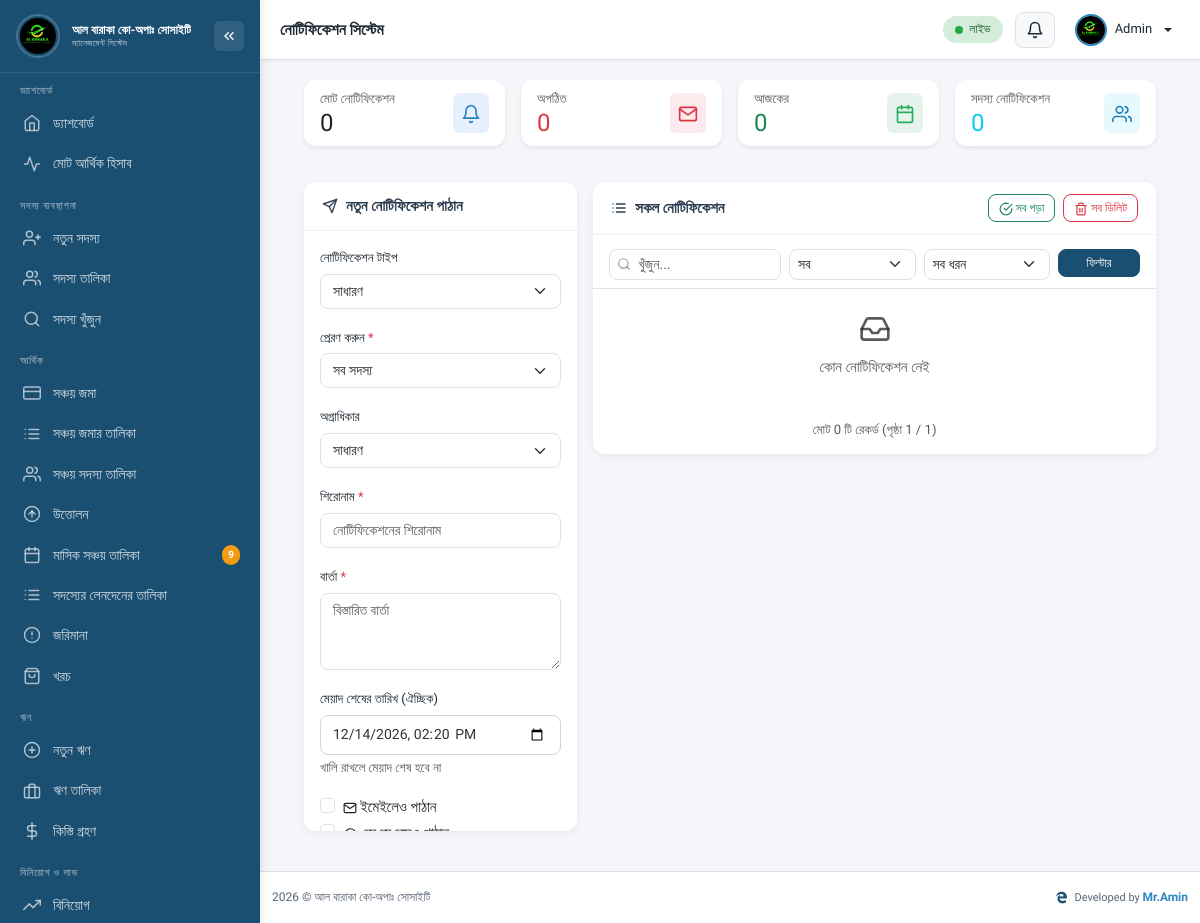
The page /admin/notifications.php (signed in) on the database its author committed.
### tables this page shows
CREATE TABLE `users` (
  `id` int(11) NOT NULL,
  `name` varchar(100) NOT NULL,
  `email` varchar(100) NOT NULL,
  `phone` varchar(20) DEFAULT NULL,
  `profile_photo` varchar(255) DEFAULT NULL,
  `profile_photo_updated_at` timestamp NULL DEFAULT NULL,
  `password` varchar(255) NOT NULL,
  `role` enum('super_admin','admin','staff') NOT NULL DEFAULT 'staff',
  `is_active` tinyint(1) NOT NULL DEFAULT 1,
  `last_login` datetime DEFAULT NULL,
  `remember_token` varchar(100) DEFAULT NULL,
  `created_at` timestamp NOT NULL DEFAULT current_timestamp(),
  `updated_at` timestamp NOT NULL DEFAULT current_timestamp() ON UPDATE current_timestamp()
);

### admin/notifications.php (the view, shortened to what the rows shown need)
<?php
require_once __DIR__ . '/../includes/functions.php';
require_once __DIR__ . '/../includes/header.php';
?>
<link href="https://cdn.jsdelivr.net/npm/select2@4.1.0-rc.0/dist/css/select2.min.css" rel="stylesheet" />
<?php require_once __DIR__ . '/../includes/footer.php'; ?>

### includes/header.php (shortened to what the rows shown need)
<?php
$admin = getCurrentAdmin();
$profilePhotoUrl = null;
if (!empty($admin['profile_photo'])) {
    $photoPath = $admin['profile_photo'];
    if (strpos($photoPath, 'http') !== 0) {
        $protocol = isset($_SERVER['HTTPS']) && $_SERVER['HTTPS'] === 'on' ? 'https://' : 'http://';
        $host = $_SERVER['HTTP_HOST'];
        $profilePhotoUrl = $protocol . $host . $photoPath;
    } else {
        $profilePhotoUrl = $photoPath;
    }
}
?>
<!DOCTYPE html>
<html lang="bn">
<head>
  <link href="https://cdn.jsdelivr.net/npm/bootstrap@5.3.2/dist/css/bootstrap.min.css" rel="stylesheet">
  <link rel="stylesheet" href="https://cdn.jsdelivr.net/npm/@fortawesome/fontawesome-free@6/css/all.min.css">
</head>
<body>
<header class="topbar">
  <div class="topbar-right">
    <div class="dropdown">
      <button class="dropdown-toggle" data-bs-toggle="dropdown" title="প্রোফাইল">
        <?php if (!empty($profilePhotoUrl)): ?>
          <img src="<?= htmlspecialchars($profilePhotoUrl) ?>"
               alt="Profile"
               class="profile-avatar-img"
               onerror="this.style.display='none'; this.parentElement.querySelector('.profile-avatar-placeholder').style.display='flex';">
        <?php else: ?>
          <span class="profile-avatar-placeholder">
            <?= mb_substr($admin['name'] ?? 'A', 0, 1) ?>
          </span>
        <?php endif; ?>
        <span class="admin-name"><?= clean($admin['name'] ?? 'অ্যাডমিন') ?></span>
      </button>
    </div>
  </div>
</header>
</body>
</html>

### rows shown on the page
users: profile_photo (picture), name "Admin"

### other values the page prints
$somity_name "আল বারাকা কো-অপাঃ সোসাইটি"
$pendingDues "9"
$pageTitle "নোটিফিকেশন সিস্টেম"
$totalNotifs "0"
$unreadNotifs "0"
$todayNotifs "0"
$memberNotifs "0"
$totalRecords "0"
$page "1"
$totalPages "1"
date ('Y') "2026"
